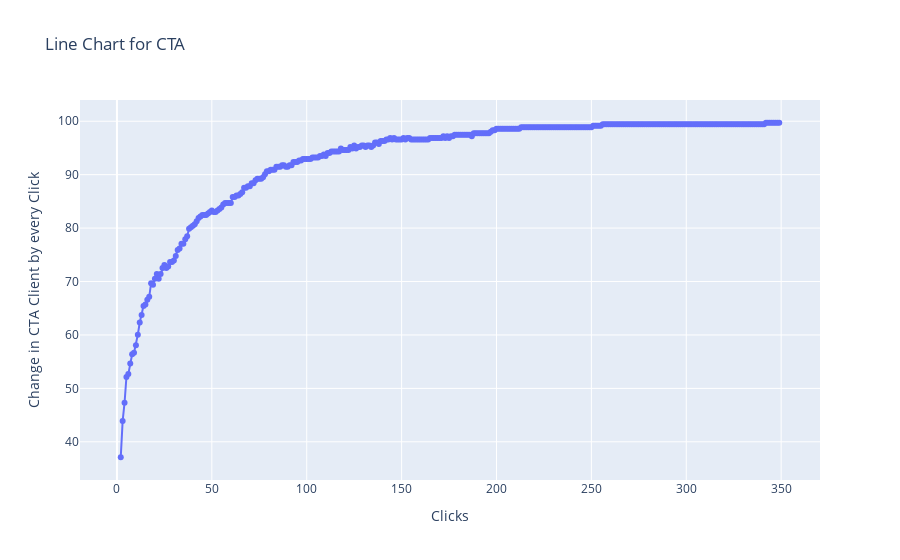

The notebook cell this image was saved under:
### Code cell
import plotly.express as px
import pandas as pd

# Assuming CTA is a pandas DataFrame with a 'clicks' column
# Replace 'CTA' with your actual DataFrame if needed
counts1 = NCTA['clicks'].value_counts().sort_index().reset_index()
counts1.columns = ['Clicks', 'Count']

# Calculate percentage change based on 'x'
counts1['Percentage Change'] = ((counts1['Count'].shift(1) - counts1['Count']) / counts1['Count'].iloc[0]) * 100

# Calculate cumulative percentage change
counts1['Cumulative Percentage Change'] = counts1['Percentage Change'].cumsum()

# Create an interactive line chart using Plotly
fig = px.line(counts1[1:], x='Clicks', y='Cumulative Percentage Change', title='Line Chart for CTA')
fig.update_traces(mode='lines+markers')

fig.update_layout(xaxis_title='Clicks', yaxis_title='Change in CTA Client by every Click')
fig.show()

### Figure 1 — Plotly figure (JSON) as saved in the notebook; plotly's stock layout.template omitted (floating-point values rounded to 4 significant figures; data arrays with more than 128 entries replaced by an {"elided": "..."} marker saying what was removed)
{"data": [{"hovertemplate": "Clicks=%{x}<br>Cumulative Percentage Change=%{y}<extra></extra>", "legendgroup": "", "line": {"color": "#636efa", "dash": "solid"}, "marker": {"symbol": "circle"}, "mode": "lines+markers", "name": "", "orientation": "v", "showlegend": false, "type": "scatter", "x": {"elided": "348 int values"}, "xaxis": "x", "y": {"elided": "348 float values"}, "yaxis": "y"}], "layout": {"legend": {"tracegroupgap": 0}, "title": {"text": "Line Chart for CTA"}, "xaxis": {"anchor": "y", "domain": [0, 1], "title": {"text": "Clicks"}}, "yaxis": {"anchor": "x", "domain": [0, 1], "title": {"text": "Change in CTA Client by every Click"}}}}
